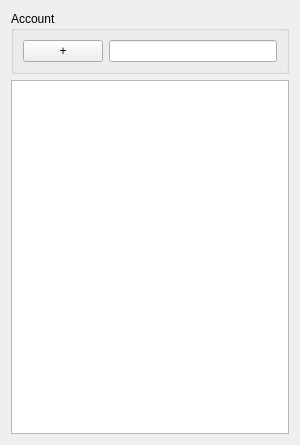
<?xml version="1.0" encoding="UTF-8"?>
<ui version="4.0">
 <class>AccountListWidget</class>
 <widget class="QWidget" name="AccountListWidget">
  <property name="geometry">
   <rect>
    <x>0</x>
    <y>0</y>
    <width>300</width>
    <height>445</height>
   </rect>
  </property>
  <property name="sizePolicy">
   <sizepolicy hsizetype="Preferred" vsizetype="Maximum">
    <horstretch>0</horstretch>
    <verstretch>0</verstretch>
   </sizepolicy>
  </property>
  <property name="maximumSize">
   <size>
    <width>300</width>
    <height>16777215</height>
   </size>
  </property>
  <property name="windowTitle">
   <string>Form</string>
  </property>
  <layout class="QVBoxLayout" name="verticalLayout">
   <item>
    <widget class="QGroupBox" name="groupBox">
     <property name="title">
      <string>Account</string>
     </property>
     <layout class="QVBoxLayout" name="verticalLayout_2">
      <item>
       <layout class="QHBoxLayout" name="horizontalLayout">
        <item>
         <widget class="QPushButton" name="addAccountButton">
          <property name="text">
           <string>+</string>
          </property>
         </widget>
        </item>
        <item>
         <widget class="QLineEdit" name="lineEdit"/>
        </item>
       </layout>
      </item>
     </layout>
    </widget>
   </item>
   <item>
    <widget class="QListView" name="listView"/>
   </item>
  </layout>
 </widget>
 <resources/>
 <connections/>
</ui>
